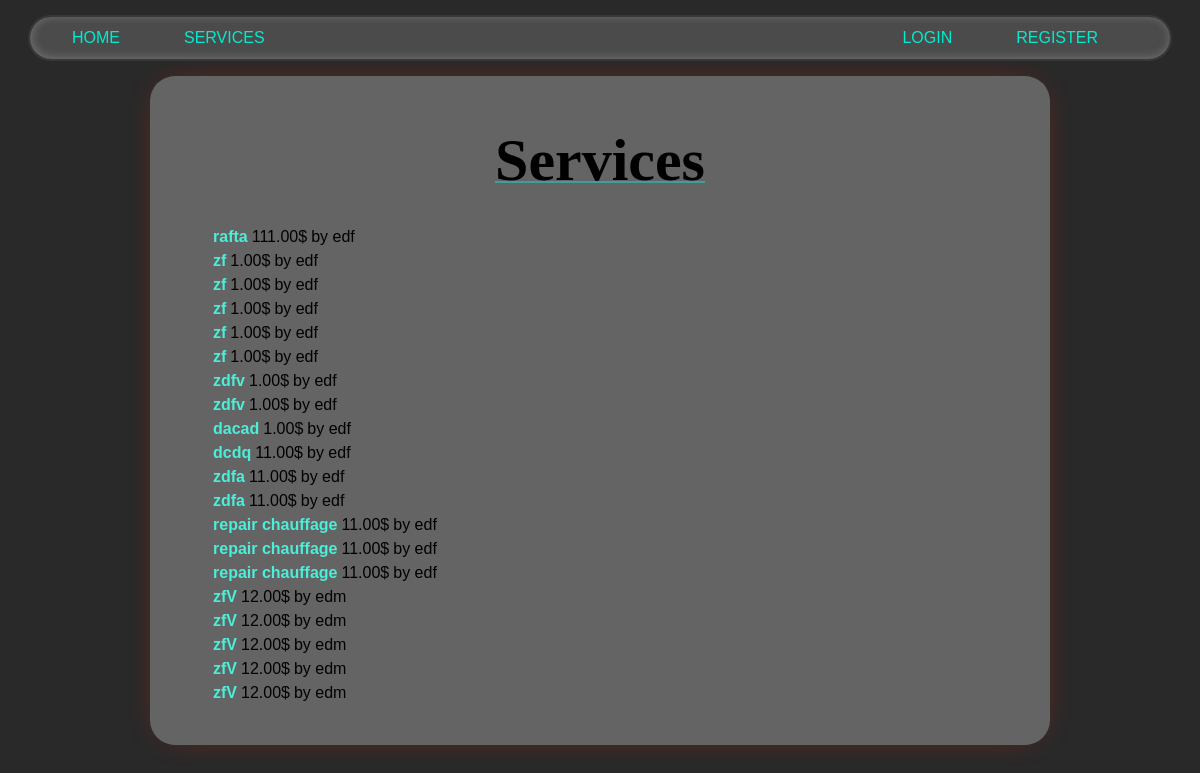
The page /services/ on the database as committed earlier.
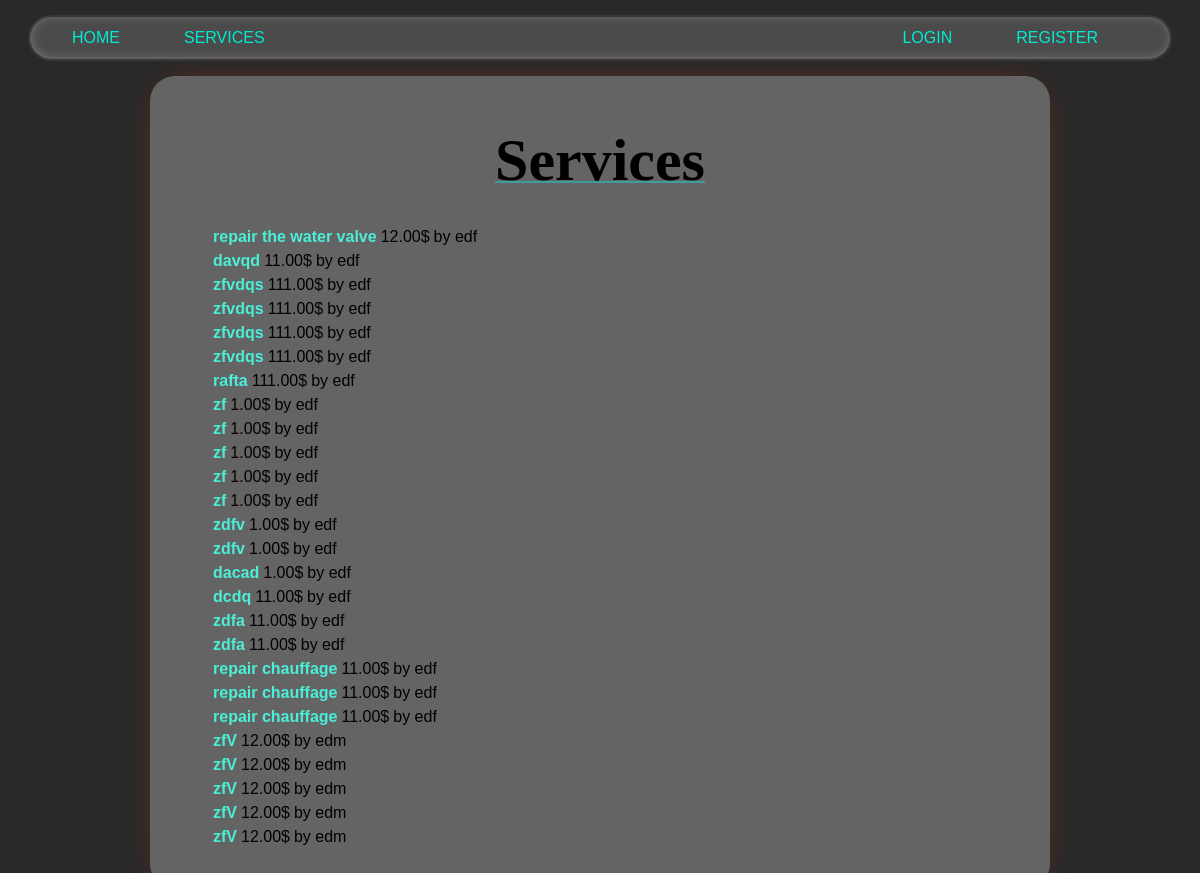
The same page on the database as committed later.
### services/models.py (models this page shows)
class Service(models.Model):
    company = models.ForeignKey(Company, on_delete=models.CASCADE)
    name = models.CharField(max_length=40)
    description = models.TextField()
    price_hour = models.DecimalField(decimal_places=2, max_digits=100)
    rating = models.IntegerField(validators=[MinValueValidator(
        0), MaxValueValidator(5)], default=0)
    choices = (
        ('Air Conditioner', 'Air Conditioner'),
        ('Carpentry', 'Carpentry'),
        ('Electricity', 'Electricity'),
        ('Gardening', 'Gardening'),
        ('Home Machines', 'Home Machines'),
        ('House Keeping', 'House Keeping'),
        ('Interior Design', 'Interior Design'),
        ('Locks', 'Locks'),
        ('Painting', 'Painting'),
        ('Plumbing', 'Plumbing'),
        ('Water Heaters', 'Water Heaters'),
    )
    field = models.CharField(max_length=30, blank=False,
                             null=False, choices=choices)
    date = models.DateTimeField(auto_now=True, null=False)
    def __str__(self):
        return self.name

### users/models.py (models this page shows, shortened)
class Company(models.Model):
    user = models.OneToOneField(
    User, on_delete=models.CASCADE, primary_key=True)
    field = models.CharField(max_length=70, choices=(('Air Conditioner', 'Air Conditioner'),
                                                     ('All in One', 'All in One'),
                                                     ('Carpentry', 'Carpentry'),
                                                     ('Electricity',
                                                      'Electricity'),
                                                     ('Gardening', 'Gardening'),
                                                     ('Home Machines',
                                                      'Home Machines'),
                                                     ('House Keeping',
                                                      'House Keeping'),
                                                     ('Interior Design',
                                                      'Interior Design'),
                                                     ('Locks', 'Locks'),
                                                     ('Painting', 'Painting'),
                                                     ('Plumbing', 'Plumbing'),
                                                     ('Water Heaters', 'Water Heaters')), blank=False, null=False)
    rating = models.IntegerField(
        validators=[MaxValueValidator(5), MinValueValidator(0)], default=0)

class User(AbstractUser):
    is_company = models.BooleanField(default=False)
    is_customer = models.BooleanField(default=False)
    birth=models.DateField(null=True, default='2000-01-01')
    email = models.CharField(max_length=100, unique=True)

### services/views.py (the view)
# urls.py: path('', v.service_list, name='services_list'),
def service_list(request):
    services = Service.objects.all().order_by("-date")
    service= Service.objects.all()
    return render(request, 'services/list.html', {'services': services, 'service':service})

### services/templates/services/list.html (shortened to what this page needs)
{% extends 'main/base.html' %}
{% block content %}
    <p class="title">Services</p>
    <div class='services_list'>
        {% if services %}
            {% for service in services.all %}
            <table><thead>
                <tr>
                  <th><a href="/services/{{service.id}}">{{service}}</a></th>
                  <td>{{service.price_hour}}$</td>
                  <td>by {{service.company.user}}</td>
                </tr></thead>
              </table>
            {% endfor %}
        {% else %}
            <h2>Sorry No services available yet</h2>
        {% endif %}
    </div>
{% endblock %}

Rows that differ between the two databases and show on the page:
added Service: name "repair the water valve", price_hour "12.00", company.user "edf"
added Service: name "davqd", price_hour "11.00", company.user "edf"
added Service: name "zfvdqs", price_hour "111.00", company.user "edf"
added Service: name "zfvdqs", price_hour "111.00", company.user "edf"
added Service: name "zfvdqs", price_hour "111.00", company.user "edf"
added Service: name "zfvdqs", price_hour "111.00", company.user "edf"
